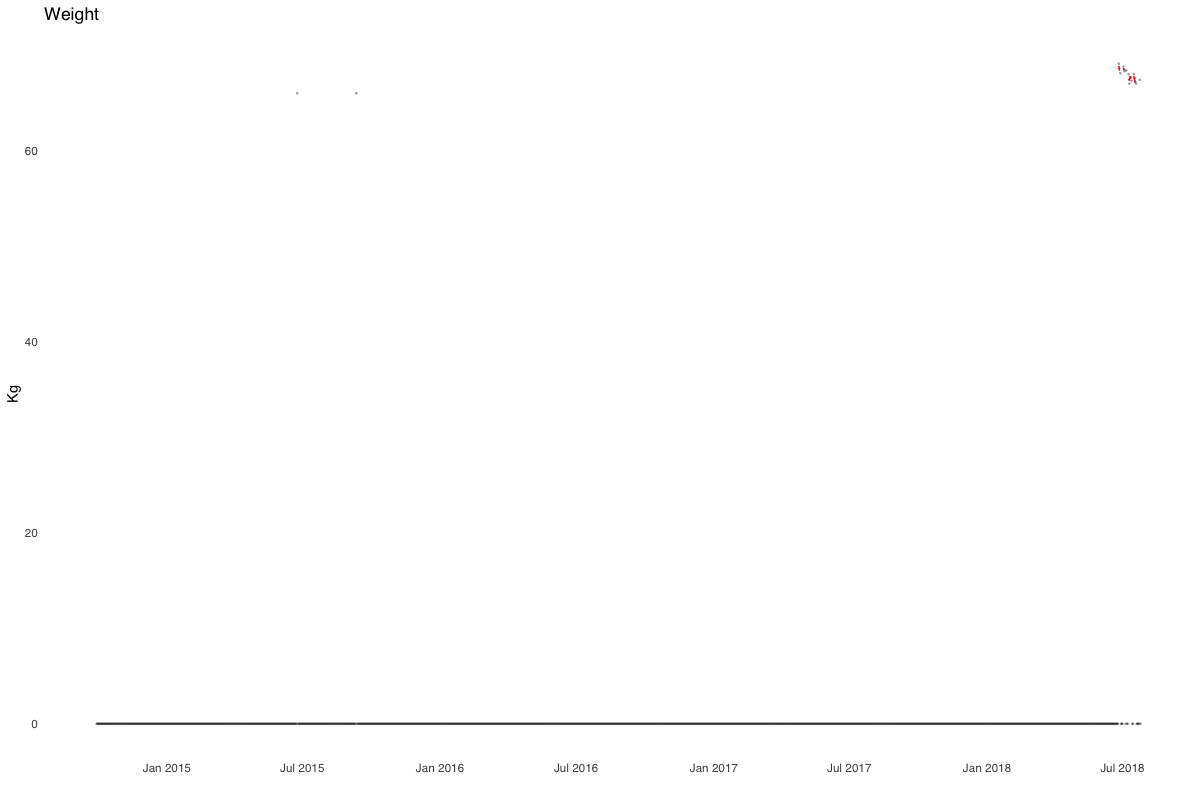

R code for this plot:
library(tidyverse)
library(scales)
library(ggthemes)
library(zoo)

Data <- read.csv("data/multiple-daily-metrics.csv")
Data$date <- as.Date(Data$start, format = "%d-%b-%Y")
Data$weight_kg <- as.numeric(Data$weight_kg)
Data$weight_clean <- as.numeric(Data$weight_kg)
Data$weight_clean[Data$weight_clean == 0] <- NA
Data$weight_kg_ma <- rollmean(Data$weight_clean, k = 2, fill = NA)

Data %>% 
  ggplot() +
    geom_point(aes(date, weight_kg), alpha = 0.25, size = 0.25) +
    geom_line(aes(date, weight_kg_ma), color = 'red') +
    scale_x_date(breaks = date_breaks("6 months"),
                 labels = date_format("%b %Y")) +
    labs(title = "Weight", x = "", y = "Kg", color = "Type") + 
    theme_tufte(base_family = "Helvetica", ticks=FALSE) +
    scale_colour_few()
